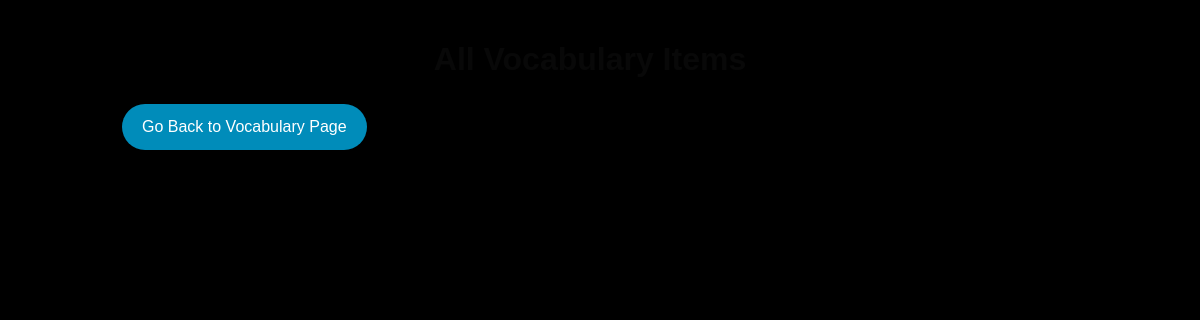
Page /vocabulary/all (signed in) on the earlier database version.
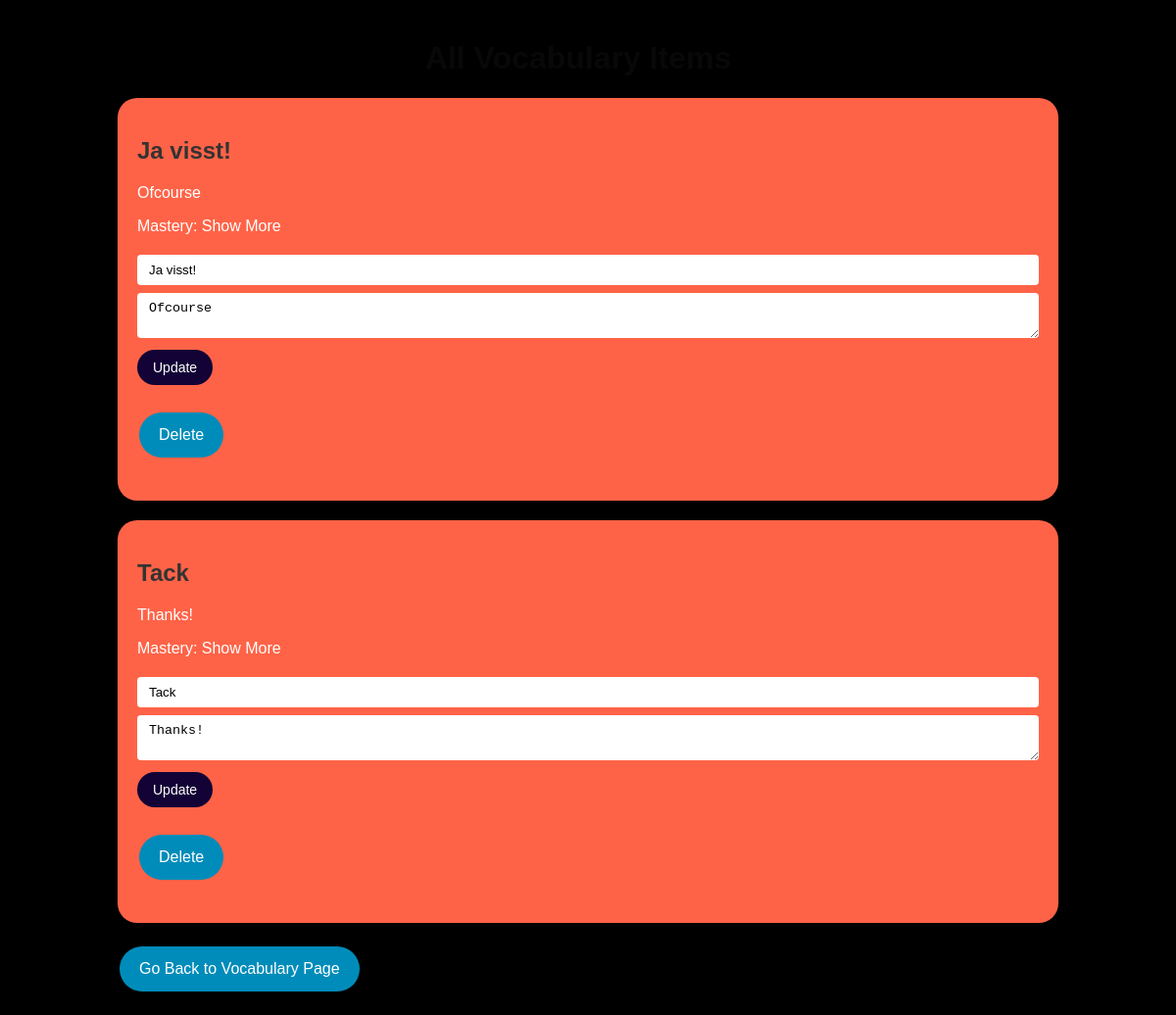
Same page on the later database version.
### language_learning_platform/models/models.py (models this page shows, shortened)
class Vocabulary(db.Model):
    __tablename__ = 'vocabulary'
    id = db.Column(db.Integer, primary_key=True)
    title = db.Column(db.String(80), nullable=False)
    description = db.Column(db.String(200), nullable=False)
    mastery = db.Column(db.String(20), nullable=False, default='Show More')

### language_learning_platform/routes/vocabulary.py (the view)
@vocabulary.route('/all', methods=['GET'])
@login_required
def all_vocabulary():
    vocab_items = Vocabulary.query.all()
    return render_template('all_vocabulary.html', items=vocab_items)

### main.py (called while the page is built)
@login_manager.user_loader
def load_user(user_id):
    return User.query.get(int(user_id))

### templates/all_vocabulary.html (shortened to what this page needs)
{% extends 'base.html' %}
{% block content %}
<div style="text-align: center; margin-right: 20px;">
    <h1 style="color: #080808;">All Vocabulary Items</h1>
</div>
{% for item in items %}
    <div class="item-card">
        <h2>{{ item.title }}</h2>
        <p>{{ item.description }}</p>
        <p>Mastery: {{ item.mastery }}</p>
        <div class="item-form">
            <form method="POST" action="{{ url_for('vocabulary.update_vocabulary', id=item.id) }}">
                <input type="text" name="title" value="{{ item.title }}" required>
                <textarea name="description" required>{{ item.description }}</textarea>
                <input type="submit" value="Update">
            </form>
        </div>
        <form method="POST" action="{{ url_for('vocabulary.delete_vocabulary', id=item.id) }}">
            <input class="button" type="submit" value="Delete">
        </form>
    </div>
{% endfor %}
<a href="{{ url_for('vocabulary.vocabulary_page') }}" class="button">Go Back to Vocabulary Page</a>
{% endblock %}

### templates/base.html (shortened to what this page needs)
<!DOCTYPE html>
<html>
<head>
    <link rel="stylesheet" type="text/css" href="{{ url_for('static', filename='style.css') }}">
</head>
<body>
    <div class="container">
        {% block content %}
        {% endblock %}
    </div>
</body>
</html>

### static/style.css (style rules this page uses)
body { font-family: Arial, sans-serif; margin: 0; padding: 0; background-color: #f1f1f1; }
.container { width: 80%; margin: 0 auto; padding: 20px; }
h1, h2, h3 { color: #333; }
a { color: #0066cc; text-decoration: none; }
form { margin-bottom: 20px; }

### templates/all_vocabulary.html (style rules this page uses)
body { background-color: black; }
.item-card { background-color: #ff6347; border-radius: 20px; padding: 20px; margin-bottom: 20px; color: white; }
.button { background-color: #008CBA; border: none; color: white; padding: 14px 20px; text-align: center; text-decoration: none; display: inline-block; font-size: 16px; margin: 4px 2px; cursor: pointer; border-radius: 50px; }
.item-form { margin-bottom: 20px; }
.item-form input[type=text], .item-form textarea { width: 100%; padding: 8px 12px; margin: 4px 0; box-sizing: border-box; border: none; border-radius: 4px; }
.item-form input[type=submit] { background-color: #120236; color: white; padding: 10px 16px; margin: 4px 0; border: none; border-radius: 50px; cursor: pointer; font-size: 14px; }

Differences in the rows shown:
added Vocabulary: title "Ja visst!", description "Ofcourse", mastery "Show More"
added Vocabulary: title "Tack", description "Thanks!", mastery "Show More"
